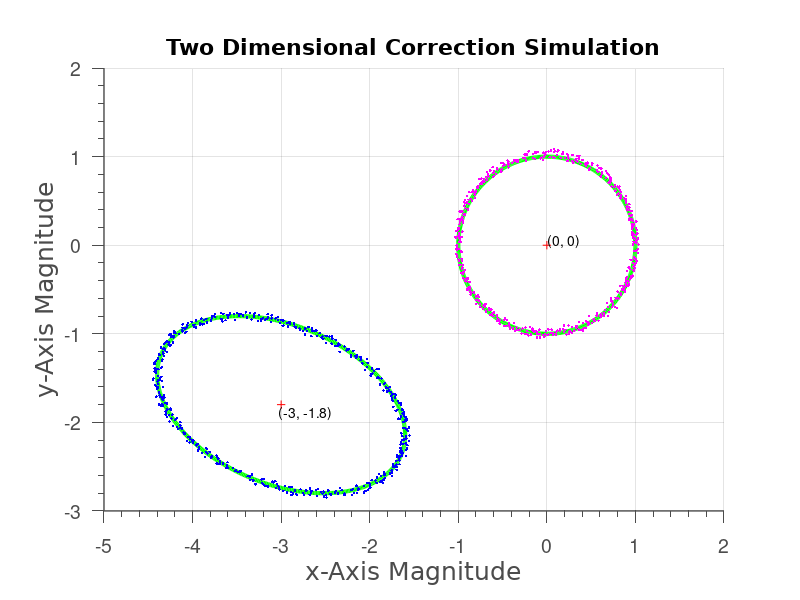

Recreate this plot in MATLAB.
close;
clear;

% Generate Measurements
size = 500;
t = linspace(0,2*pi,size);
theta0 = pi/9;
x0_e = -3;
y0_e = -1.8;
a_e = 1.4;
b_e = 1;
noise = 0.05;

x = a_e*sin(t) + x0_e;
y = b_e*cos(t+theta0) + y0_e;

% Add noise
xn = x + noise * 2 * (rand(1, length(x))-.5);
yn = y + noise * 2 * (rand(1, length(y))-.5);

% standard ellipse for fixed data

x_nice = sin(t);
y_nice = cos(t);

% Measure time
tic();

% Basis function Matrix
X_mat = [   xn.^2 ./yn.^2;   (xn.*yn) ./yn.^2;
            xn    ./yn.^2;   yn       ./yn.^2;
            1     ./yn.^2;
]';

% Least Square Estimate
P = -1 * inv(X_mat'*X_mat)*X_mat'*ones(1,size)';




% Get constant field magnitude
%Bh = mean(sqrt( x.^2 + y.^2))
%Bh = mean(sqrt((x(1) - x0_e).^2 + (y-y0_e).^2))

% Used in MATLAB to solve, but we can use symbolic solution direclty
if(0)
    syms Bh Bx By Bmx Bmy a b rho y0 x0
    Bh = 1
    [a_solve, b_solve, rho_solve, x0_solve, y0_solve] = ...
                solve( [    b^2/a^2 == P(1), 
                (-2*sin(rho)*a*b )/a^2== P(2),
                (2*sin(rho)*a*b*y0 - 2*b^2*x0 ) /a^2 == P(3),
                (2*sin(rho)*a*b*x0 - 2*a^2*y0 ) /a^2 == P(4),
                (a^2*y0^2 + b^2*x0^2 - 2*sin(rho)*a*b*x0*y0)/a^2 ...
                + b^2*(sin(rho)^2 - 1)*Bh^2 == P(5)
            ]);
end

% Direct solutions:

Bh = 1
AC = P(1); BC = P(2); DC = P(3); EC = P(4); FC = P(5);

a_cor = double( -1 * (2*(AC*(FC*BC^2 - BC*DC*EC + DC^2 + AC*EC^2 ...
                    - 4*AC*FC))^(1/2)*(1/AC)^(1/2))/(Bh*BC^2 - 4*AC*Bh) ) 
b_cor = double( -1 * (2*(AC*(FC*BC^2 - BC*DC*EC + DC^2 + AC*EC^2 ...
                    - 4*AC*FC))^(1/2))/(Bh*BC^2 - 4*AC*Bh) )
x0_cor = double(  -(2*DC - BC*EC)/(- BC^2 + 4*AC) )
y0_cor = double( -(2*AC*EC - BC*DC)/(- BC^2 + 4*AC) )
rho_cor = double(pi + asin((BC*(1/AC)^(1/2))/2) )

% Fix the measured data with the correction factors

x_fixed = (xn - x0_cor) / a_cor;
y_fixed = -(y0_cor - yn + (b_cor*sin(rho_cor)*(xn - x0_cor))/a_cor)/ ...
        (b_cor*cos(rho_cor)); 


% How long did it take
toc();

% Compute percent error
factor_error_percent = abs([a_e - a_cor, b_e - b_cor, x0_e - x0_cor, ...
            y0_e - y0_cor, ... % angle shannanigans 
            theta0 - mod(rho_cor, pi) ]) * 100
    
% Print all the good stuff


figure
hold on
grid on
% plot measured
plot(x, y, 'g-', 'LineWidth', 3)
h1 = plot(xn, yn, 'b.');
plot(x0_e, y0_e, 'r+')
text(x0_e + 0.01*x0_e, y0_e + 0.05*y0_e, ['(' num2str(x0_e) ', ' num2str(y0_e) ')']);

% plot fixed
plot(x_nice, y_nice, 'g-', 'LineWidth', 3)
h2 = plot(x_fixed, y_fixed, 'm.');
plot(0, 0, 'r+')
text(0.01, 0.05, ['(0, 0)']);

%legend
%%
set(gca, 'Xlim', [-5 2], 'Ylim', [-3 2]);
%set(gca, 'linewidth', 1);
%set(get(gca, 'children'), 'linewidth', 1.5);

%%

%hLegend = legend( ...
%    [h1 h2], {'Measured data', 'Corrected data' }, ...
%    'location', 'NorthWest', 'box', 'off');
hTitle = title('Two Dimensional Correction Simulation');
hXLabel = xlabel('x-Axis Magnitude' , 'fontsize', 16);
hYLabel = ylabel('y-Axis Magnitude', 'fontsize', 16);


%% Ultra fancy stuff

set( gca                       , ...
    'FontName'   , 'Helvetica' );
set([hXLabel, hYLabel], ...
    'FontName'   , 'Dejavu Sans');
set( gca             , ...
    'FontSize'   , 14         );

%set( hLegend             , ...
%    'FontSize'   , 26 ,...
%    'FontName'   , 'Dejavu Sans');
set([hXLabel, hYLabel]  , ...
    'FontSize'   , 18          );
set( hTitle                    , ...
    'FontSize'   , 16         , ...
    'FontName'   , 'Dejavu Sans', ...
    'FontWeight' , 'bold'      );

set(gca, ...
  'Box'         , 'off'     , ...
  'TickDir'     , 'out'     , ...
  'TickLength'  , [.02 .02] , ...
  'XMinorTick'  , 'on'      , ...
  'YMinorTick'  , 'on'      , ...
  'YGrid'       , 'on'      , ...
  'XColor'      , [.3 .3 .3], ...
  'YColor'      , [.3 .3 .3], ...
  'YTick'       , -4:1:2, ...
  'LineWidth'   , 1         );

if(0)
% enlarge marker size in plot legend
marksize=30;
s=get(legend);
s1=s.Children;
s2=[];

s2=findobj(s1,{'type','patch','-or','type','line'});

for m=1:length(s2)
    set(s2(m),'markersize',marksize);
end

end

axis equal
hold off

